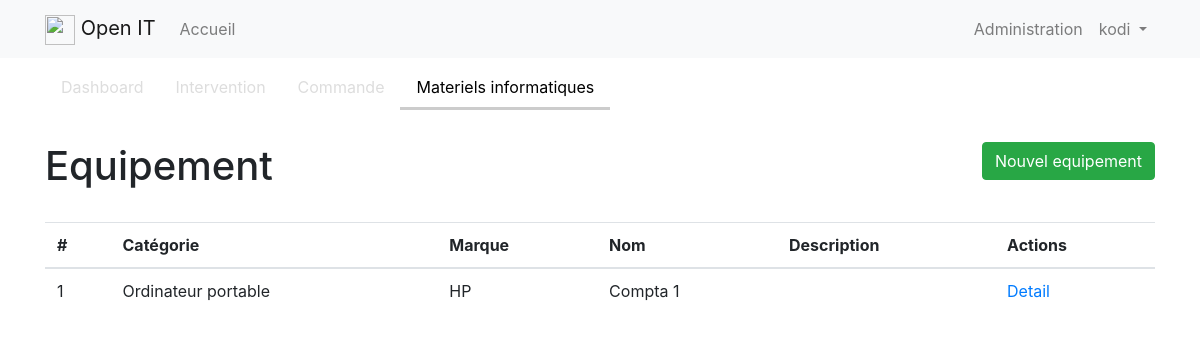
Before: /equipment (signed in) with the older database file.
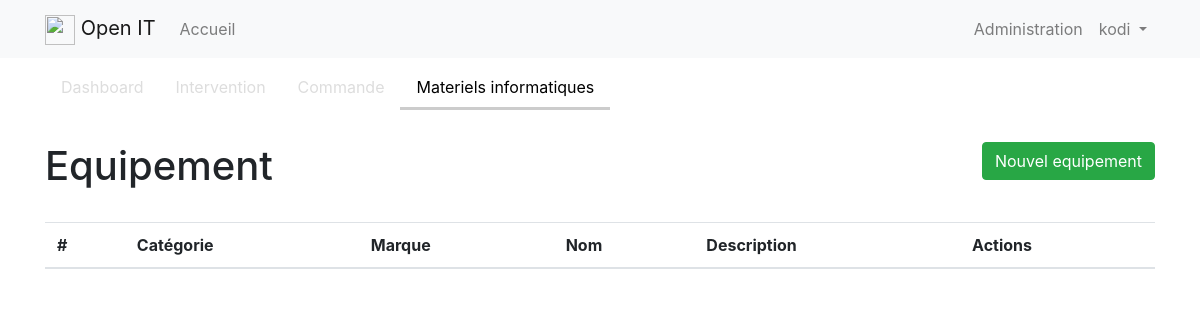
After: the same page with the newer database file.
### app/models.py (models this page shows, shortened)
class Equipment(db.Model):
    id = db.Column(db.Integer, primary_key=True)
    category_id = db.Column(db.Integer, db.ForeignKey('category.id'))
    label_id = db.Column(db.Integer, db.ForeignKey('label.id'))
    service_id = db.Column(db.Integer, db.ForeignKey('service.id'))
    model = db.Column(db.String(120), index=True)
    serial = db.Column(db.String(255))
    name = db.Column(db.String(120), index=True)
    description = db.Column(db.String(255))
    interviews = db.relationship('Interview', backref='equipment', lazy='dynamic')

class Category(db.Model):
    id = db.Column(db.Integer, primary_key=True)
    name = db.Column(db.String(60), unique=True)
    description = db.Column(db.String(200))
    equipments = db.relationship('Equipment', backref='category', lazy='dynamic')

class Label(db.Model):
    id = db.Column(db.Integer, primary_key=True)
    name = db.Column(db.String(60), unique=True)
    description = db.Column(db.String(200))
    equipments = db.relationship('Equipment', backref='label', lazy='dynamic')

### app/home/routes.py (the view)
@bp.route('/equipment')
@login_required
def equipment():
    list = Equipment.query.all()
    return render_template('home/equipment/equipment.html', list=list)

### app/home/routes.py (called while the page is built)
@bp.before_request
def before_request():
    if current_user.is_authenticated:
        current_user.last_seen = datetime.utcnow()
        db.session.commit()

### app/models.py (called while the page is built)
@login.user_loader
def load_user(id):
    return User.query.get(int(id))

### app/templates/home/equipment/equipment.html
{% extends "home/index.html" %}
{% set active_page = "equipment" %}
{% block home_app %}
<div class="container">
  <div class="btn-toolbar justify-content-between py-4">
    <h1>Equipement</h1>
    <div>
      <a class="btn btn-success" href="{{ url_for('home.add_equipment') }}">Nouvel equipement</a>
    </div>
  </div>
  <table class="table">
    <thead>
        <tr>
            <th>#</th>
            <th>Catégorie</th>
            <th>Marque</th>
            <th>Nom</th>
            <th>Description</th>
            <th>Actions</th>
        </tr>
    </thead>
    <tbody>
        {% for item in list %}
        <tr>
            <td>{{item.id}}</td>
            <td>{{item.category.name}}</td>
            <td>{{item.label.name}}</td>
            <td>{{item.name}}</td>
            <td>{{item.description}}</td>
            <td>
                <a href="{{ url_for('home.detail_equipment', id=item.id) }}">Detail</a>
            </td>
        </tr>
        {% endfor %}
    </tbody>
  </table>
</div>
{% endblock %}

Changed rows visible on the page:
removed Equipment: id "1", category.name "Ordinateur portable", label.name "HP", name "Compta 1"
